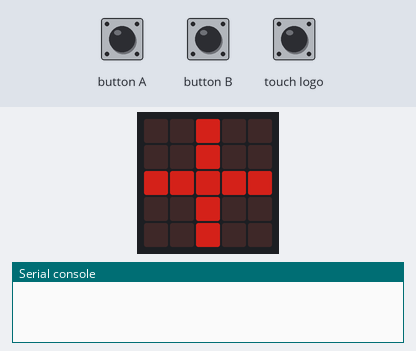
A program run on a simulated BBC micro:bit (MakeCode). On the bench: the board's 5×5 LED display, the last lines printed to the serial console. Inputs (shaded band) come from the test bench. Dim RGB values are drawn brighter than linear.

Above: at 1.6 s.
1.7 s: button A pressed for 0.15 s
3.3 s: button A pressed for 0.15 s
At 4.6 s:
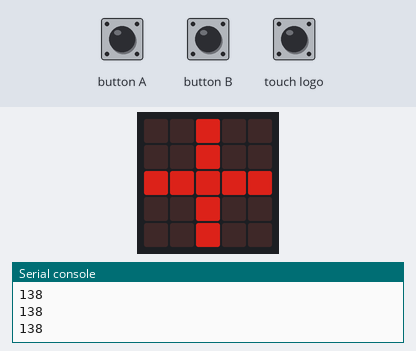
Timing chart, 0 to 6.3 s (numbered marks = the images above; inputs shaded):
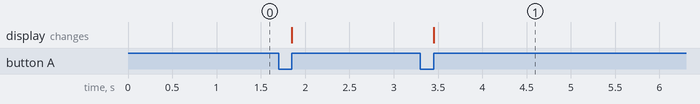

Measured:
- after the input at 3.3 s, the display: changes after 0.15 s (image 1)

The program:

main.ts
```typescript
input.onButtonPressed(Button.A, function () {
    led.setBrightness(led.brightness() + 10)
})
input.onButtonPressed(Button.B, function () {
    led.setBrightness(led.brightness() - 10)
})
input.onLogoEvent(TouchButtonEvent.Touched, function () {
    led.setBrightness(128)
})
led.setBrightness(128)
basic.showLeds(`
    . . # . .
    . . # . .
    # # # # #
    . . # . .
    . . # . .
    `)
basic.forever(function () {
    if (input.buttonIsPressed(Button.A) || input.buttonIsPressed(Button.B)) {
        serial.writeLine("" + (led.brightness()))
        if (led.brightness() == 255) {
            led.plot(0, 0)
            led.plot(4, 0)
            led.plot(0, 4)
            led.plot(4, 4)
        } else {
            led.unplot(0, 0)
            led.unplot(4, 0)
            led.unplot(0, 4)
            led.unplot(4, 4)
        }
    }
})
```

test.ts
```typescript
// aquí va el archivo "tests"; esto no se compilará cuando este paquete se utilice como una extensión.
```
